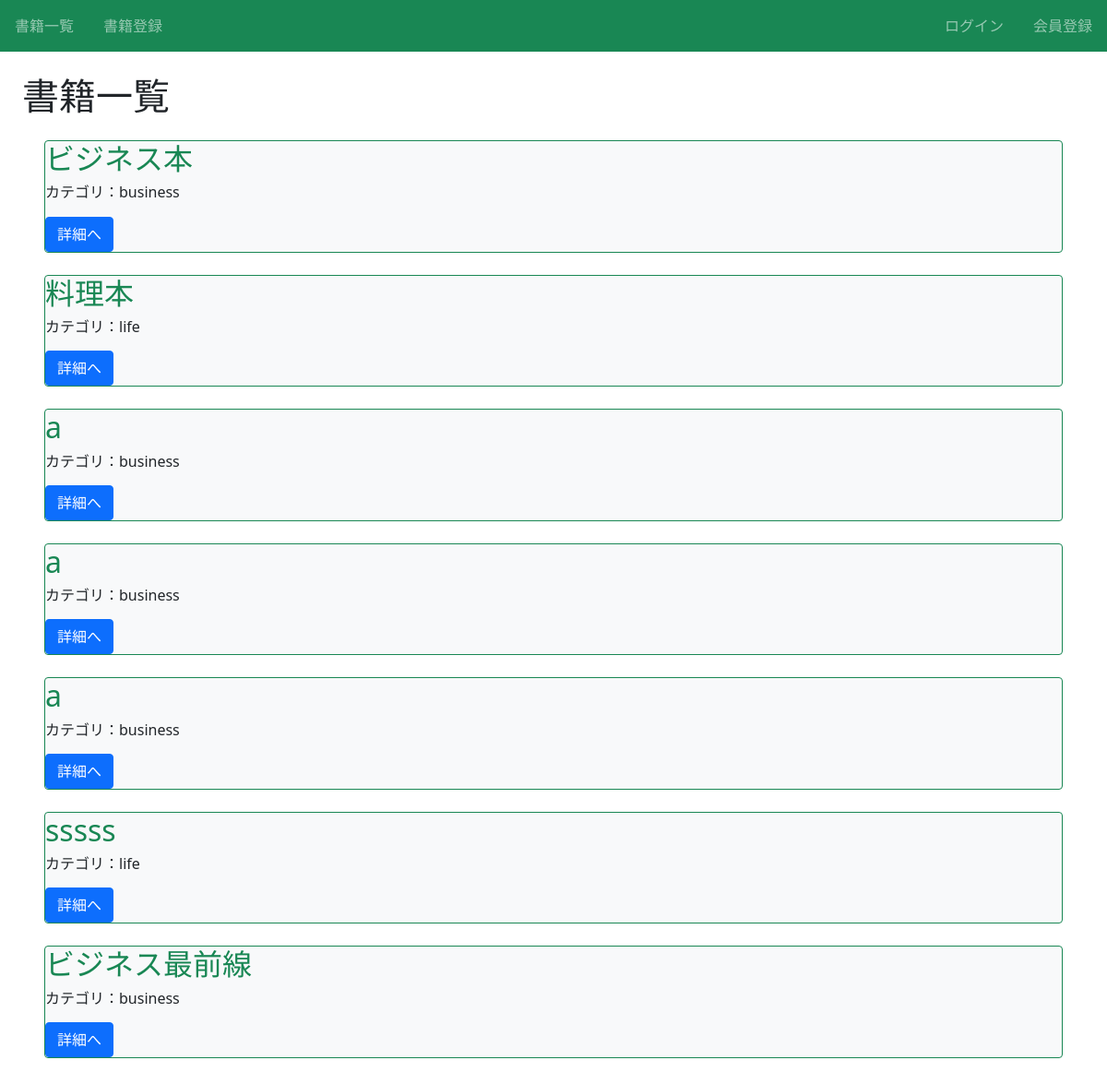
The app's page /book/, older data.
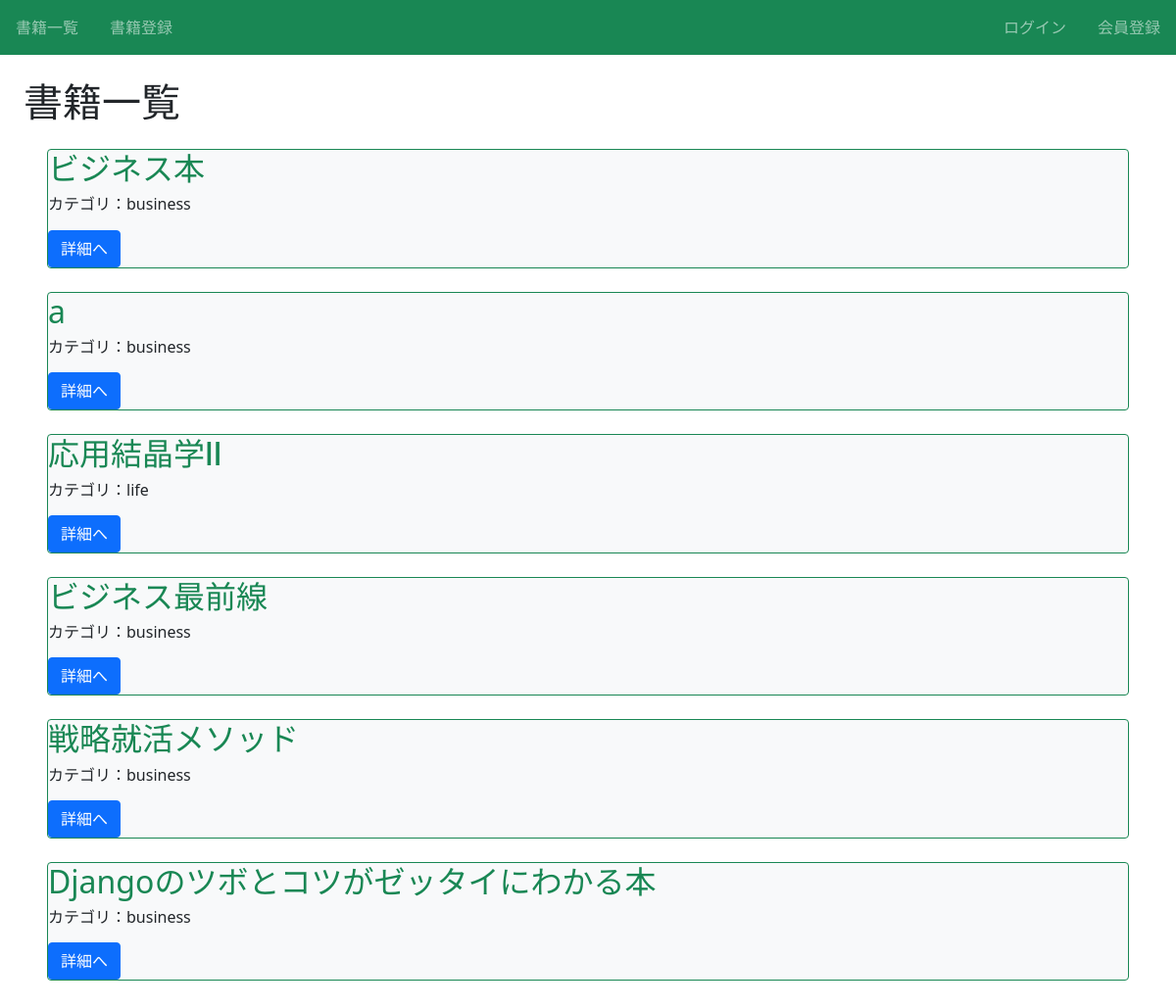
The same page, newer data.
### book/models.py (models this page shows, shortened)
class Book(models.Model):
    title = models.CharField(max_length=100)
    text = models.TextField()
    category = models.CharField(
        max_length=100,
        choices = CATEGORY
        )

### book/views.py (the view)
# urls.py: path('book/', views.ListBookView.as_view(), name="list-book"),
class ListBookView(ListView):
    template_name = 'book/book_list.html'
    model=Book

### book/templates/book/book_list.html (shortened to what this page needs)
{% extends 'base.html' %}
{% block h1 %}書籍一覧{% endblock%}
{% block content %}
    {% for item in object_list %}
    <div class="m-4 bg-light border border-success rounded">
        <h2 class="text-success">{{item.title}}</h2>
        <h6>カテゴリ：{{ item.category }}</h6>
        <div class="mt-3">
            <a href="{% url 'detail-book' item.pk %}" class="btn btn-primary"> 詳細へ </a>
        </div>
    </div>
    {% endfor %}
{% endblock content %}

Row changes from the older to the newer data that the page shows:
removed Book: title "料理本", category "life"
removed Book: title "a", category "business"
removed Book: title "a", category "business"
changed Book "life": title "sssss" → "応用結晶学Ⅱ"
added Book: title "戦略就活メソッド", category "business"
added Book: title "Djangoのツボとコツがゼッタイにわかる本", category "business"
